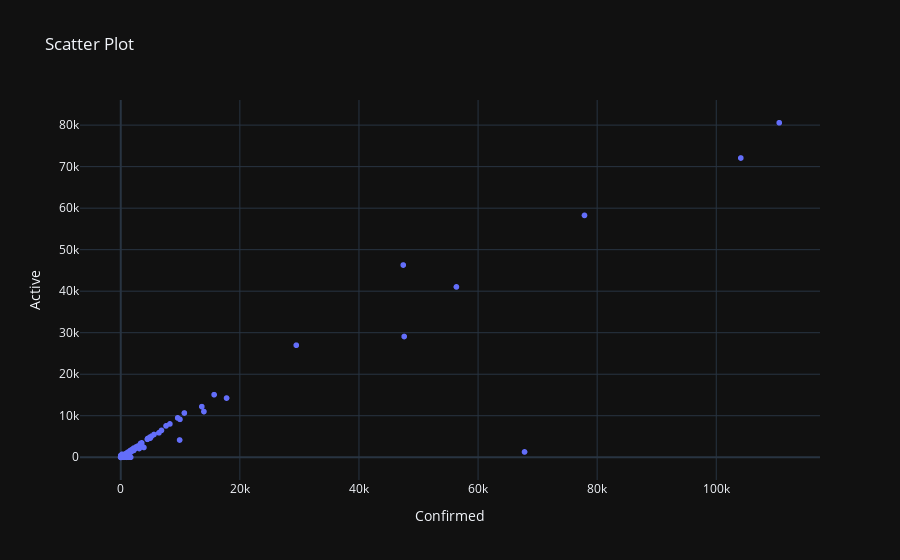

Notebook cell for this chart:
### Code cell
import plotly.express as px

fig_px = px.scatter(
    doc,
    x="Confirmed",
    y="Active",
    title="Scatter Plot"
)
fig_px.update_layout(
    template="plotly_dark"
)

fig_px.show()

### Figure 1 — Plotly figure (JSON) as saved in the notebook; plotly's stock layout.template omitted (floating-point values rounded to 4 significant figures; data arrays with more than 128 entries replaced by an {"elided": "..."} marker saying what was removed)
{"data": [{"hovertemplate": "Confirmed=%{x}<br>Active=%{y}<extra></extra>", "legendgroup": "", "marker": {"color": "#636efa", "symbol": "circle"}, "mode": "markers", "name": "", "showlegend": false, "type": "scattergl", "x": {"elided": "2522 int values"}, "xaxis": "x", "y": {"elided": "2522 int values"}, "yaxis": "y"}], "layout": {"legend": {"tracegroupgap": 0}, "title": {"text": "Scatter Plot"}, "xaxis": {"anchor": "y", "domain": [0, 1], "title": {"text": "Confirmed"}}, "yaxis": {"anchor": "x", "domain": [0, 1], "title": {"text": "Active"}}}}
